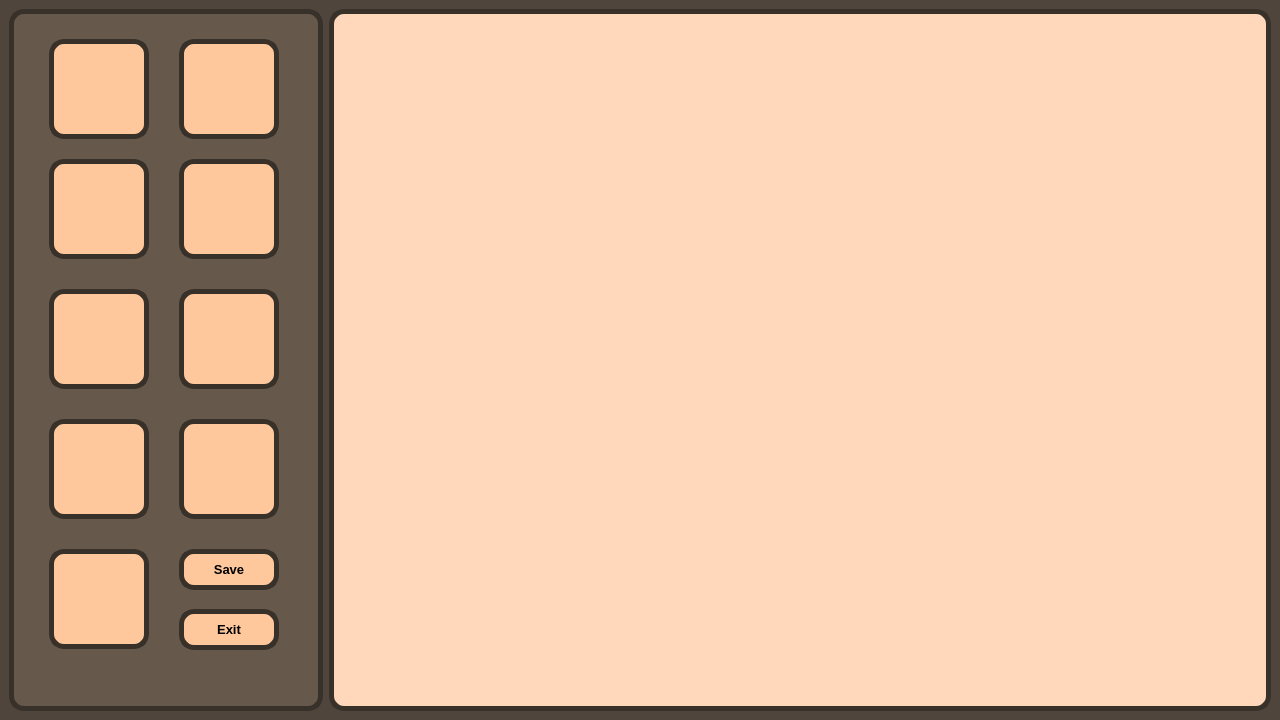
<?xml version="1.0" encoding="UTF-8"?>
<ui version="4.0">
 <class>MainWindow</class>
 <widget class="QMainWindow" name="MainWindow">
  <property name="geometry">
   <rect>
    <x>0</x>
    <y>0</y>
    <width>1280</width>
    <height>720</height>
   </rect>
  </property>
  <property name="sizePolicy">
   <sizepolicy hsizetype="Fixed" vsizetype="Fixed">
    <horstretch>0</horstretch>
    <verstretch>0</verstretch>
   </sizepolicy>
  </property>
  <property name="minimumSize">
   <size>
    <width>1280</width>
    <height>720</height>
   </size>
  </property>
  <property name="maximumSize">
   <size>
    <width>1280</width>
    <height>720</height>
   </size>
  </property>
  <property name="windowTitle">
   <string>MainWindow</string>
  </property>
  <property name="styleSheet">
   <string notr="true">background-color: rgb(79, 69, 60);</string>
  </property>
  <widget class="QWidget" name="centralwidget">
   <layout class="QHBoxLayout" name="horizontalLayout">
    <item>
     <widget class="QWidget" name="widget" native="true">
      <property name="sizePolicy">
       <sizepolicy hsizetype="Preferred" vsizetype="Preferred">
        <horstretch>1</horstretch>
        <verstretch>0</verstretch>
       </sizepolicy>
      </property>
      <property name="styleSheet">
       <string notr="true">QWidget {
	background-color: #66594b;
	border: 5px solid #38312a; /* Коричневая рамка */
	border-radius: 15px; /* Скруглённые углы */
	padding: 5px; /* Дополнительное пространство внутри кнопки */
	color: #000000;
}</string>
      </property>
      <widget class="QPushButton" name="saveButton">
       <property name="geometry">
        <rect>
         <x>170</x>
         <y>540</y>
         <width>100</width>
         <height>41</height>
        </rect>
       </property>
       <property name="font">
        <font>
         <family>Arial</family>
         <pointsize>10</pointsize>
         <weight>75</weight>
         <bold>true</bold>
        </font>
       </property>
       <property name="styleSheet">
        <string notr="true">QPushButton {
	background-color: #FFC89C;
}

QPushButton:hover {
    background-color: #FFDBBF; /* Изменение цвета фона при наведении */
}

QPushButton:pressed {
    background-color: #FFB881; /* Изменение цвета фона при нажатии */
}


</string>
       </property>
       <property name="text">
        <string>Save</string>
       </property>
      </widget>
      <widget class="QPushButton" name="exitButton">
       <property name="geometry">
        <rect>
         <x>170</x>
         <y>600</y>
         <width>100</width>
         <height>41</height>
        </rect>
       </property>
       <property name="font">
        <font>
         <family>Arial</family>
         <pointsize>10</pointsize>
         <weight>75</weight>
         <bold>true</bold>
        </font>
       </property>
       <property name="styleSheet">
        <string notr="true">QPushButton {
	background-color: #FFC89C;
}

QPushButton:hover {
    background-color: #FFDBBF; /* Изменение цвета фона при наведении */
}

QPushButton:pressed {
    background-color: #FFB881; /* Изменение цвета фона при нажатии */
}


</string>
       </property>
       <property name="text">
        <string>Exit</string>
       </property>
      </widget>
      <widget class="QPushButton" name="secondPlatform">
       <property name="geometry">
        <rect>
         <x>170</x>
         <y>30</y>
         <width>100</width>
         <height>100</height>
        </rect>
       </property>
       <property name="font">
        <font>
         <family>Arial</family>
         <pointsize>10</pointsize>
         <weight>75</weight>
         <bold>true</bold>
        </font>
       </property>
       <property name="styleSheet">
        <string notr="true">QPushButton {
	image: url(:/platforms/3.png);
	background-color: #FFC89C;
}

QPushButton:hover {
    background-color: #FFDBBF; /* Изменение цвета фона при наведении */
}

QPushButton:pressed {
    background-color: #FFB881; /* Изменение цвета фона при нажатии */
}


</string>
       </property>
       <property name="text">
        <string/>
       </property>
      </widget>
      <widget class="QPushButton" name="firstPlatform">
       <property name="geometry">
        <rect>
         <x>40</x>
         <y>30</y>
         <width>100</width>
         <height>100</height>
        </rect>
       </property>
       <property name="font">
        <font>
         <family>Arial</family>
         <pointsize>10</pointsize>
         <weight>75</weight>
         <bold>true</bold>
        </font>
       </property>
       <property name="styleSheet">
        <string notr="true">QPushButton {
	image: url(:/platforms/1.png);
	background-color: #FFC89C;
}

QPushButton:hover {
    background-color: #FFDBBF; /* Изменение цвета фона при наведении */
}

QPushButton:pressed {
    background-color: #FFB881; /* Изменение цвета фона при нажатии */
}


</string>
       </property>
       <property name="text">
        <string/>
       </property>
      </widget>
      <widget class="QPushButton" name="fourthPlatform">
       <property name="geometry">
        <rect>
         <x>170</x>
         <y>150</y>
         <width>100</width>
         <height>100</height>
        </rect>
       </property>
       <property name="font">
        <font>
         <family>Arial</family>
         <pointsize>10</pointsize>
         <weight>75</weight>
         <bold>true</bold>
        </font>
       </property>
       <property name="styleSheet">
        <string notr="true">QPushButton {
	image: url(:/platforms/5.png);
	background-color: #FFC89C;
}

QPushButton:hover {
    background-color: #FFDBBF; /* Изменение цвета фона при наведении */
}

QPushButton:pressed {
    background-color: #FFB881; /* Изменение цвета фона при нажатии */
}


</string>
       </property>
       <property name="text">
        <string/>
       </property>
      </widget>
      <widget class="QPushButton" name="thirdPlatform">
       <property name="geometry">
        <rect>
         <x>40</x>
         <y>150</y>
         <width>100</width>
         <height>100</height>
        </rect>
       </property>
       <property name="font">
        <font>
         <family>Arial</family>
         <pointsize>10</pointsize>
         <weight>75</weight>
         <bold>true</bold>
        </font>
       </property>
       <property name="styleSheet">
        <string notr="true">QPushButton {
	image: url(:/platforms/4.png);
	background-color: #FFC89C;
}

QPushButton:hover {
    background-color: #FFDBBF; /* Изменение цвета фона при наведении */
}

QPushButton:pressed {
    background-color: #FFB881; /* Изменение цвета фона при нажатии */
}


</string>
       </property>
       <property name="text">
        <string/>
       </property>
      </widget>
      <widget class="QPushButton" name="sixthPlatform">
       <property name="geometry">
        <rect>
         <x>170</x>
         <y>280</y>
         <width>100</width>
         <height>100</height>
        </rect>
       </property>
       <property name="font">
        <font>
         <family>Arial</family>
         <pointsize>10</pointsize>
         <weight>75</weight>
         <bold>true</bold>
        </font>
       </property>
       <property name="styleSheet">
        <string notr="true">QPushButton {
	image: url(:/platforms/7.png);
	background-color: #FFC89C;
}

QPushButton:hover {
    background-color: #FFDBBF; /* Изменение цвета фона при наведении */
}

QPushButton:pressed {
    background-color: #FFB881; /* Изменение цвета фона при нажатии */
}


</string>
       </property>
       <property name="text">
        <string/>
       </property>
      </widget>
      <widget class="QPushButton" name="fifthPlatform">
       <property name="geometry">
        <rect>
         <x>40</x>
         <y>280</y>
         <width>100</width>
         <height>100</height>
        </rect>
       </property>
       <property name="font">
        <font>
         <family>Arial</family>
         <pointsize>10</pointsize>
         <weight>75</weight>
         <bold>true</bold>
        </font>
       </property>
       <property name="styleSheet">
        <string notr="true">QPushButton {
	image: url(:/platforms/6.png);
	background-color: #FFC89C;
}

QPushButton:hover {
    background-color: #FFDBBF; /* Изменение цвета фона при наведении */
}

QPushButton:pressed {
    background-color: #FFB881; /* Изменение цвета фона при нажатии */
}


</string>
       </property>
       <property name="text">
        <string/>
       </property>
      </widget>
      <widget class="QPushButton" name="seventhPlatform">
       <property name="geometry">
        <rect>
         <x>40</x>
         <y>410</y>
         <width>100</width>
         <height>100</height>
        </rect>
       </property>
       <property name="font">
        <font>
         <family>Arial</family>
         <pointsize>10</pointsize>
         <weight>75</weight>
         <bold>true</bold>
        </font>
       </property>
       <property name="styleSheet">
        <string notr="true">QPushButton {
	image: url(:/platforms/8.png);
	background-color: #FFC89C;
}

QPushButton:hover {
    background-color: #FFDBBF; /* Изменение цвета фона при наведении */
}

QPushButton:pressed {
    background-color: #FFB881; /* Изменение цвета фона при нажатии */
}


</string>
       </property>
       <property name="text">
        <string/>
       </property>
      </widget>
      <widget class="QPushButton" name="spawnButton">
       <property name="geometry">
        <rect>
         <x>170</x>
         <y>410</y>
         <width>100</width>
         <height>100</height>
        </rect>
       </property>
       <property name="font">
        <font>
         <family>Arial</family>
         <pointsize>10</pointsize>
         <weight>75</weight>
         <bold>true</bold>
        </font>
       </property>
       <property name="styleSheet">
        <string notr="true">QPushButton {
	image: url(:/platforms/spawn.png);
	background-color: #FFC89C;
}

QPushButton:hover {
    background-color: #FFDBBF; /* Изменение цвета фона при наведении */
}

QPushButton:pressed {
    background-color: #FFB881; /* Изменение цвета фона при нажатии */
}


</string>
       </property>
       <property name="text">
        <string/>
       </property>
      </widget>
      <widget class="QPushButton" name="deleteButton">
       <property name="geometry">
        <rect>
         <x>40</x>
         <y>540</y>
         <width>100</width>
         <height>100</height>
        </rect>
       </property>
       <property name="font">
        <font>
         <family>Arial</family>
         <pointsize>10</pointsize>
         <weight>75</weight>
         <bold>true</bold>
        </font>
       </property>
       <property name="styleSheet">
        <string notr="true">QPushButton {
	image: url(:/platforms/delete.png);
	background-color: #FFC89C;
}

QPushButton:hover {
    background-color: #FFDBBF; /* Изменение цвета фона при наведении */
}

QPushButton:pressed {
    background-color: #FFB881; /* Изменение цвета фона при нажатии */
}


</string>
       </property>
       <property name="text">
        <string/>
       </property>
      </widget>
     </widget>
    </item>
    <item>
     <widget class="QGraphicsView" name="map">
      <property name="sizePolicy">
       <sizepolicy hsizetype="Expanding" vsizetype="Expanding">
        <horstretch>3</horstretch>
        <verstretch>0</verstretch>
       </sizepolicy>
      </property>
      <property name="styleSheet">
       <string notr="true">background-color: rgb(255, 215, 186);
border: 5px solid #38312a; /* Коричневая рамка */
border-radius: 15px; /* Скруглённые углы */
padding: 5px; /* Дополнительное пространство внутри кнопки */
color: #000000;</string>
      </property>
     </widget>
    </item>
   </layout>
  </widget>
 </widget>
 <resources>
  <include location="src/1.qrc"/>
 </resources>
 <connections/>
</ui>
